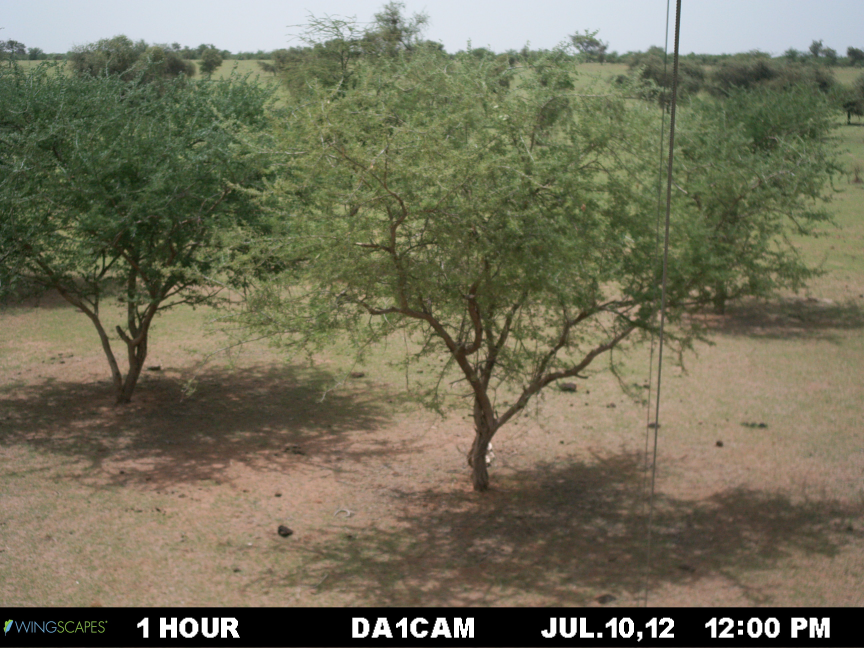
%> input picture 2012-07-10-1100.jpg, 2592 x 1944 px (shown at 1/3 size)
$ octave --eval "result = horizont_horizontal(imread('2012-07-10-1100.jpg'));"   (GNU Octave 9; MATLAB toolbox functions it lacks are replaced by stand-ins)
%> lines starting %> are read from the running program, lines starting %| are printed output that depends on the picture; in (x1, y1, x2, y2) boxes, pixels count from 0 and x2, y2 are one past the last pixel; in counts of white or black regions, pixels touching at a corner belong together; the program's own positions count from 1
function [rot_img] = horizont_horizontal(rgb_img)
%horizont_horizontal
%Rotates rbg images to make horizont horizontal.

I2 = double(rgb_img(:,:,3)); %representerar bilden i siffror från 0 till 1
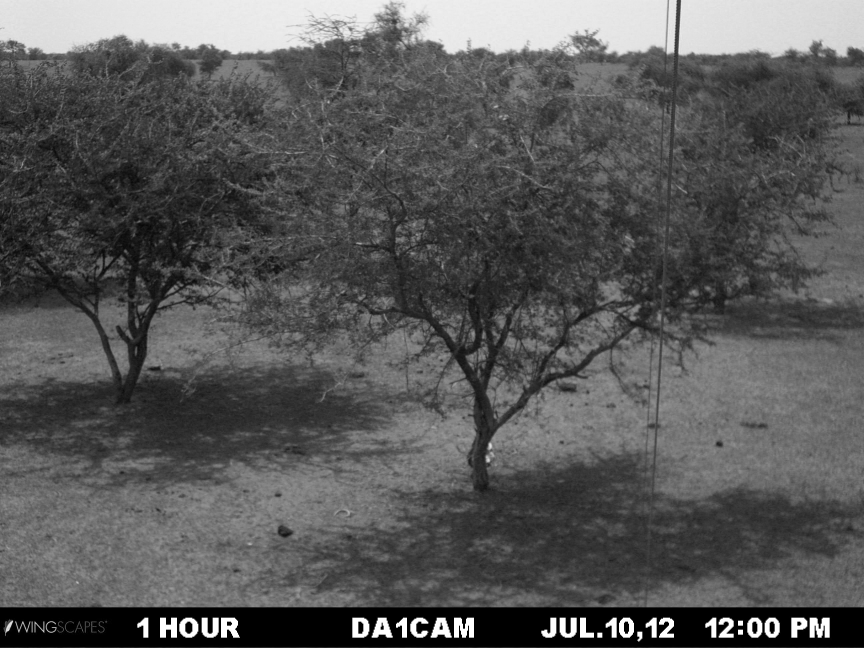
%> I2: size 1944x2592 double (shown at 1/3 size); min 0, max 255, mean 88.3
classType = class(rgb_img(:,:,3)); %numrerar ytor som är samma
%> classType = 'uint8'
scalingFactor = double(intmax(classType));
%> scalingFactor = 255
I2 = I2/scalingFactor;


sky = (I2>(mean(mean(I2))/0.8)); %markera ut det som äe himmel
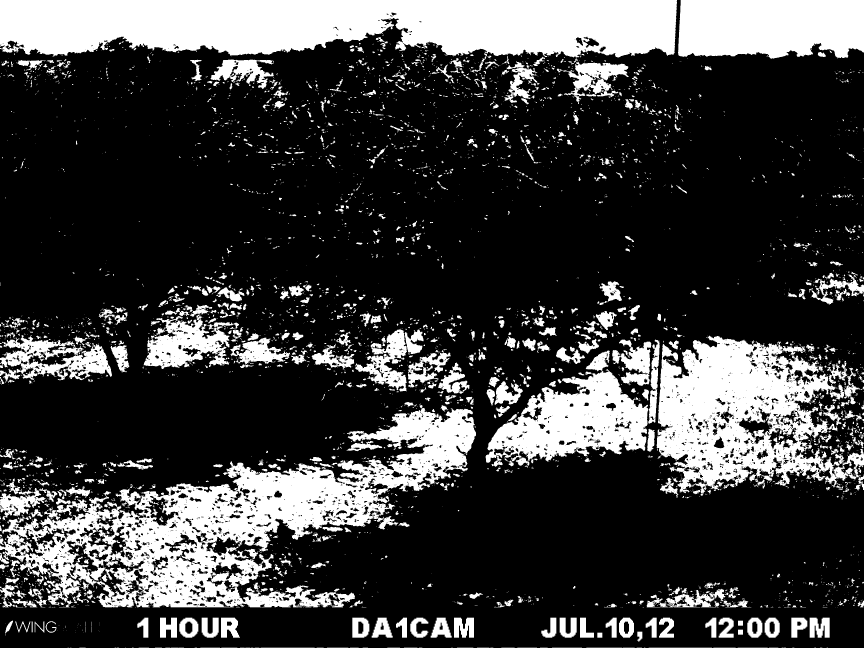
%> sky: size 1944x2592 logical (shown at 1/3 size); 24.4% white; 4830 white regions (3615 under 20 px), largest, box (x1, y1, x2, y2) and area: (0, 0, 2031, 188) 297384, (0, 1215, 1428, 1822) 277442, (1970, 1007, 2592, 1488) 160728
CC = bwconncomp(sky); %combinerar alla med samma nummer till en?
%> CC = 4830 connected components
numPixels = cellfun(@numel,CC.PixelIdxList); %applicerar en function på varje cell
%> numPixels = 4830 values, max 297384 at index 1, min 1 at index 15, mean 255

idx = numPixels<20000; %going through all the bwconncomp
%> idx = 4830 logical values, 4823 true
for i=1:length(idx)
    if idx(i)
        sky(CC.PixelIdxList{i}) = 0; %sätter något till 0? Tar förmoldigen bort himmelen från beräkningen
    end
end
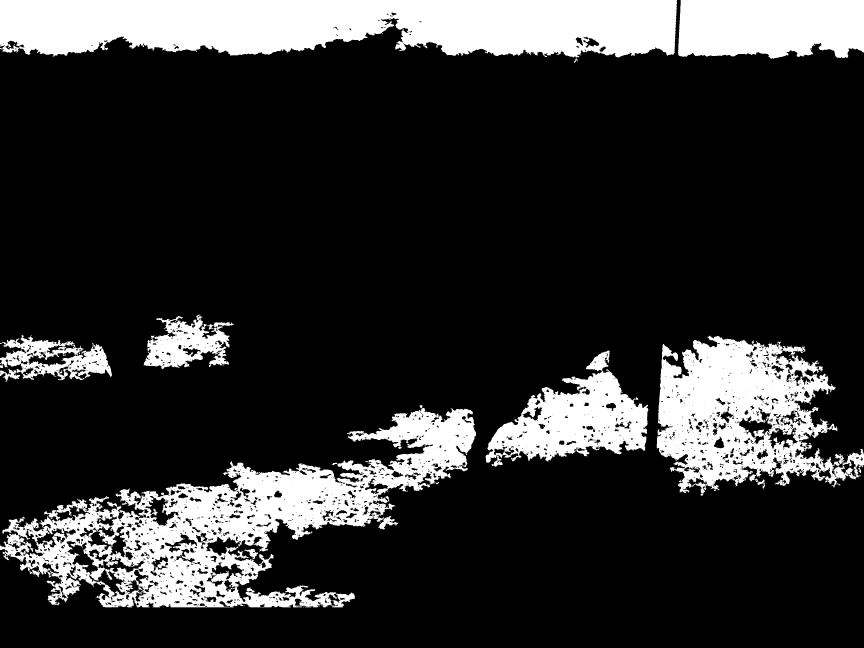
%> sky: size 1944x2592 logical (shown at 1/3 size); 18.8% white; 7 white regions, largest, box (x1, y1, x2, y2) and area: (0, 0, 2031, 188) 297384, (0, 1215, 1428, 1822) 277442, (1970, 1007, 2592, 1488) 160728

sky(1200:length(sky(:,1,1)),:,:)=0; % take bottom third out of account %ingen aning
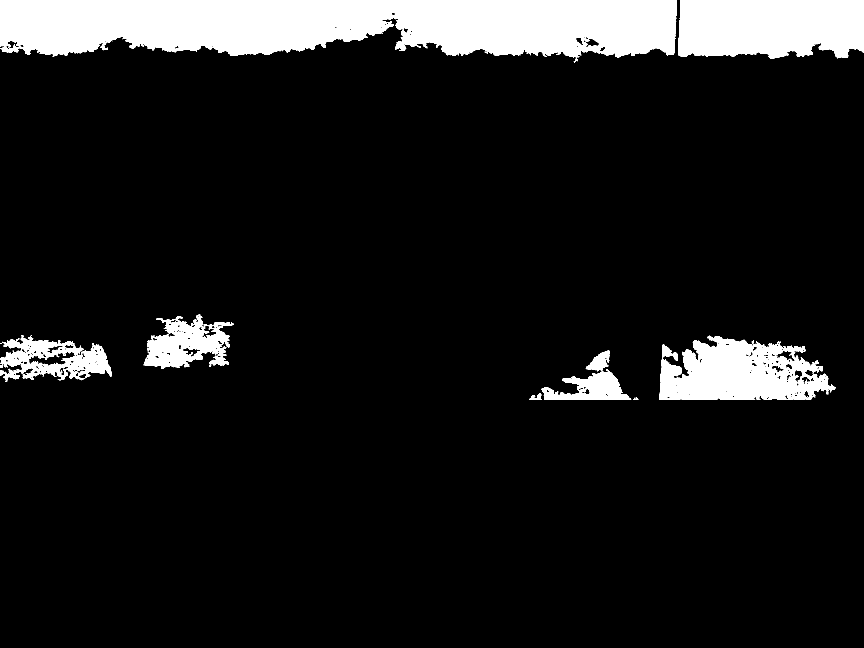
%> sky: size 1944x2592 logical (shown at 1/3 size); 10.2% white; 8 white regions, largest, box (x1, y1, x2, y2) and area: (0, 0, 2031, 188) 297384, (2034, 0, 2592, 176) 89620, (1978, 1007, 2507, 1199) 67034

%> (the run ends here)
